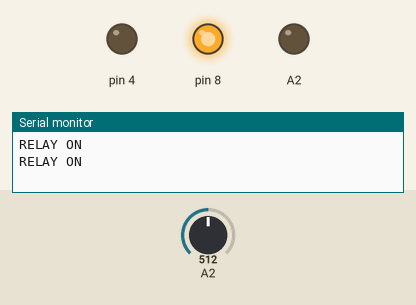
The sketch below on a simulated Arduino Uno, built with avr-gcc and run on an emulated ATmega328P. Parts: output pins drawn as LEDs (lit = HIGH), the last lines printed to the serial monitor. The inputs (shaded band) are chosen by the test bench; at power-on: A2 = 512.

Above: at 2.8 s.
2.9 s: A2 set to 214
5.6 s: A2 set to 186
At 6.6 s:
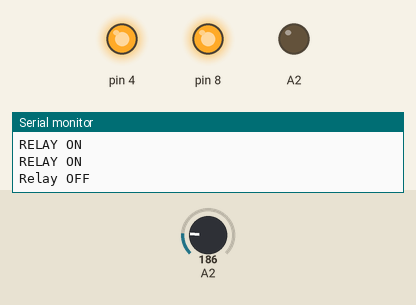
8.3 s: A2 set to 210
At 10.9 s:
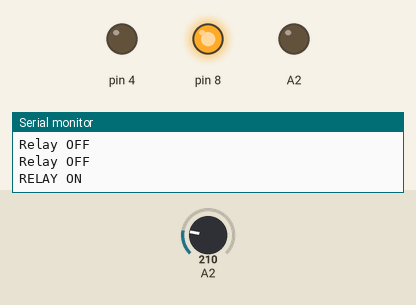
11.5 s: A2 set to 190
At 12.4 s:
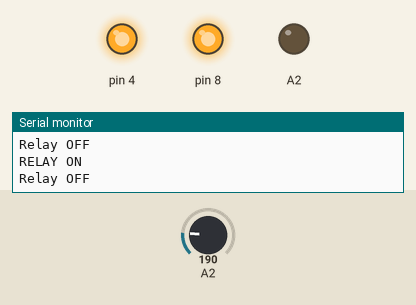
Timing chart, 0 to 14.5 s (numbered marks = the images above; inputs shaded):
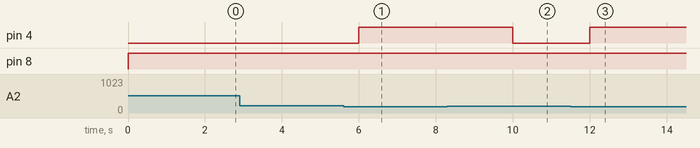

The sketch:

Arduinocode.ino
```cpp
//Code for arduino
int a;
void setup() {

  pinMode(8,OUTPUT);
  Serial.begin(9600);
  analogWrite(A2,0);
  pinMode(4,OUTPUT);

}
void loop() {
digitalWrite(8,HIGH);
a=analogRead(A2);
if(a>200){
  Serial.println("RELAY ON");
  digitalWrite(4,LOW);
}
else{
  Serial.println("Relay OFF");
  digitalWrite(4,HIGH);
}
delay(2000);
}
//void setup(){
//Serial.begin(9600);
//analogWrite(A2,0);
//}
//void loop(){
//Serial.println(analogRead(A2));
//delay(1000);
//}
```

Measured:
- the behaviour switches between 201 and 200 on A2 (found by bisection; images 0 and 1)
- after the input at 5.6 s, pin 4: LOW → HIGH after 0.40 s
- after the input at 8.3 s, pin 4: HIGH → LOW after 1.7 s
- after the input at 11.5 s, pin 4: LOW → HIGH after 0.50 s
